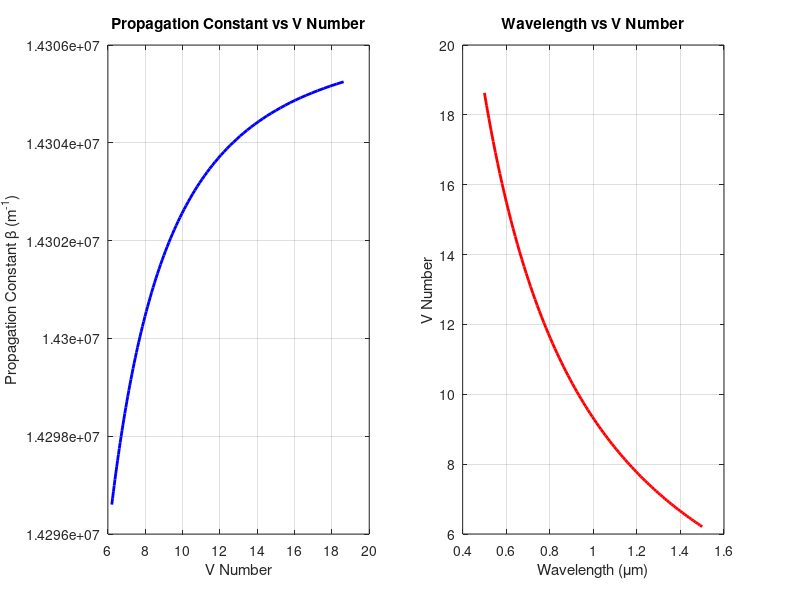

This chart was generated by the following MATLAB code:
% Define the parameters
n1 = 1.48;  % Refractive index of core
n2 = 1.45;  % Refractive index of cladding
lambda_0 = 0.65e-6;  % Wavelength in meters
a = 5e-6;  % Core radius in meters
k = 2 * pi / lambda_0;  % Wave number

% Calculate Numerical Aperture (NA)
NA = sqrt(n1^2 - n2^2);

% Calculate V number
V = (2 * pi * a * NA) / lambda_0;

% Calculate propagation constant (β)
b = 1 - (1.1428 / V)^2;
n_eff = sqrt(n2^2 + b * (n1^2 - n2^2));
beta = k * n_eff;

% Calculate cutoff wavelength (λc) for single mode (V=2.405)
lambda_c = (2 * pi * a * NA) / 2.405;

fprintf('Numerical Aperture (NA): %.4f\n', NA);
fprintf('V number: %.4f\n', V);
fprintf('Propagation constant (β): %.4e m^-1\n', beta);
fprintf('Cutoff wavelength (λc): %.4f μm\n', lambda_c * 1e6);

% Sweep wavelength to get a range of V numbers and propagation constants
lambdas = linspace(0.5e-6, 1.5e-6, 100);
Vs = (2 * pi * a * NA) ./ lambdas;
bs = 1 - (1.1428 ./ Vs).^2;
n_effs = sqrt(n2^2 + bs .* (n1^2 - n2^2));
betas = k * n_effs;  % Note: k is fixed at lambda_0

% Create figure with subplots
figure('Position', [100, 100, 1400, 500]);
subplot(1, 2, 1);
plot(Vs, betas, 'b-', 'LineWidth', 2);
xlabel('V Number');
ylabel('Propagation Constant β (m^{-1})');
title('Propagation Constant vs V Number');
grid on;

subplot(1, 2, 2);
plot(lambdas * 1e6, Vs, 'r-', 'LineWidth', 2);
xlabel('Wavelength (μm)');
ylabel('V Number');
title('Wavelength vs V Number');
grid on;